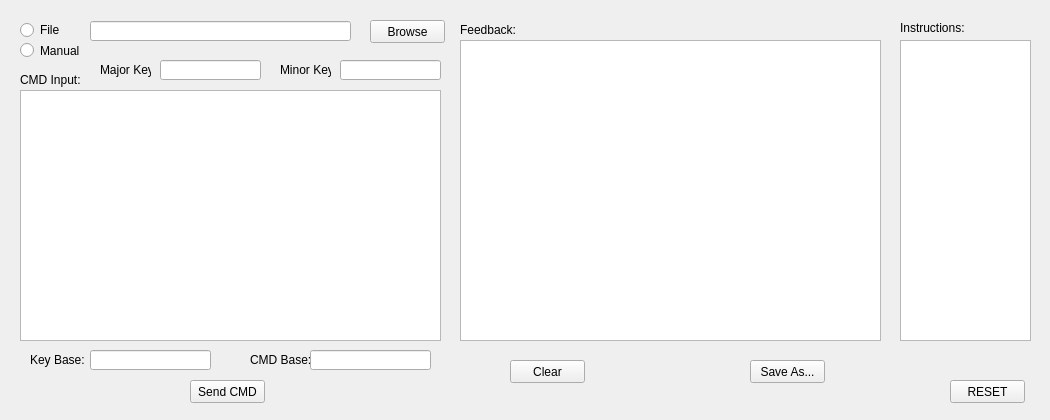
<?xml version="1.0" encoding="UTF-8"?>
<ui version="4.0">
 <class>GUI_CUSTOM_CMD</class>
 <widget class="QWidget" name="GUI_CUSTOM_CMD">
  <property name="geometry">
   <rect>
    <x>0</x>
    <y>0</y>
    <width>1050</width>
    <height>420</height>
   </rect>
  </property>
  <property name="sizePolicy">
   <sizepolicy hsizetype="Preferred" vsizetype="Preferred">
    <horstretch>0</horstretch>
    <verstretch>0</verstretch>
   </sizepolicy>
  </property>
  <property name="windowTitle">
   <string>Form</string>
  </property>
  <widget class="QLabel" name="MinorKey_Label">
   <property name="geometry">
    <rect>
     <x>280</x>
     <y>60</y>
     <width>51</width>
     <height>20</height>
    </rect>
   </property>
   <property name="text">
    <string>Minor Key:</string>
   </property>
  </widget>
  <widget class="QLabel" name="CustomCMD_Label">
   <property name="geometry">
    <rect>
     <x>20</x>
     <y>70</y>
     <width>81</width>
     <height>20</height>
    </rect>
   </property>
   <property name="text">
    <string>CMD Input:</string>
   </property>
  </widget>
  <widget class="QLineEdit" name="MinorKey_LineEdit">
   <property name="geometry">
    <rect>
     <x>340</x>
     <y>60</y>
     <width>101</width>
     <height>20</height>
    </rect>
   </property>
  </widget>
  <widget class="QLabel" name="KeyBase_Label">
   <property name="geometry">
    <rect>
     <x>30</x>
     <y>350</y>
     <width>61</width>
     <height>20</height>
    </rect>
   </property>
   <property name="text">
    <string>Key Base:</string>
   </property>
  </widget>
  <widget class="QLabel" name="CustomCMDBase_Label">
   <property name="geometry">
    <rect>
     <x>250</x>
     <y>350</y>
     <width>61</width>
     <height>20</height>
    </rect>
   </property>
   <property name="text">
    <string>CMD Base:</string>
   </property>
  </widget>
  <widget class="QLabel" name="Feedback_Label">
   <property name="geometry">
    <rect>
     <x>460</x>
     <y>20</y>
     <width>81</width>
     <height>20</height>
    </rect>
   </property>
   <property name="text">
    <string>Feedback:</string>
   </property>
  </widget>
  <widget class="QPlainTextEdit" name="CustomCMD_PlainText">
   <property name="geometry">
    <rect>
     <x>20</x>
     <y>90</y>
     <width>421</width>
     <height>251</height>
    </rect>
   </property>
   <property name="readOnly">
    <bool>false</bool>
   </property>
   <property name="plainText">
    <string/>
   </property>
  </widget>
  <widget class="QPlainTextEdit" name="Feedback_PlainText">
   <property name="geometry">
    <rect>
     <x>460</x>
     <y>40</y>
     <width>421</width>
     <height>301</height>
    </rect>
   </property>
   <property name="undoRedoEnabled">
    <bool>false</bool>
   </property>
   <property name="readOnly">
    <bool>true</bool>
   </property>
   <property name="textInteractionFlags">
    <set>Qt::LinksAccessibleByMouse|Qt::TextSelectableByMouse</set>
   </property>
  </widget>
  <widget class="QLabel" name="Instructions_Label">
   <property name="geometry">
    <rect>
     <x>900</x>
     <y>20</y>
     <width>71</width>
     <height>16</height>
    </rect>
   </property>
   <property name="text">
    <string>Instructions:</string>
   </property>
  </widget>
  <widget class="QPlainTextEdit" name="Instructions_PlainText">
   <property name="geometry">
    <rect>
     <x>900</x>
     <y>40</y>
     <width>131</width>
     <height>301</height>
    </rect>
   </property>
   <property name="frameShape">
    <enum>QFrame::StyledPanel</enum>
   </property>
   <property name="frameShadow">
    <enum>QFrame::Sunken</enum>
   </property>
   <property name="undoRedoEnabled">
    <bool>false</bool>
   </property>
   <property name="textInteractionFlags">
    <set>Qt::LinksAccessibleByMouse|Qt::TextSelectableByMouse</set>
   </property>
   <property name="backgroundVisible">
    <bool>false</bool>
   </property>
  </widget>
  <widget class="QLineEdit" name="FilePath_LineEdit">
   <property name="geometry">
    <rect>
     <x>90</x>
     <y>21</y>
     <width>261</width>
     <height>20</height>
    </rect>
   </property>
  </widget>
  <widget class="QPushButton" name="BrowseFile_Button">
   <property name="geometry">
    <rect>
     <x>370</x>
     <y>20</y>
     <width>75</width>
     <height>23</height>
    </rect>
   </property>
   <property name="text">
    <string>Browse</string>
   </property>
   <property name="autoDefault">
    <bool>false</bool>
   </property>
  </widget>
  <widget class="QRadioButton" name="File_Radio">
   <property name="geometry">
    <rect>
     <x>20</x>
     <y>20</y>
     <width>51</width>
     <height>20</height>
    </rect>
   </property>
   <property name="text">
    <string>File</string>
   </property>
   <attribute name="buttonGroup">
    <string notr="true">cmdSelect</string>
   </attribute>
  </widget>
  <widget class="QRadioButton" name="Manual_Radio">
   <property name="geometry">
    <rect>
     <x>20</x>
     <y>40</y>
     <width>61</width>
     <height>21</height>
    </rect>
   </property>
   <property name="text">
    <string>Manual</string>
   </property>
   <attribute name="buttonGroup">
    <string notr="true">cmdSelect</string>
   </attribute>
  </widget>
  <widget class="QLineEdit" name="KeyBase_LineEdit">
   <property name="geometry">
    <rect>
     <x>90</x>
     <y>350</y>
     <width>121</width>
     <height>20</height>
    </rect>
   </property>
  </widget>
  <widget class="QLineEdit" name="CustomCMDBase_LineEdit">
   <property name="geometry">
    <rect>
     <x>310</x>
     <y>350</y>
     <width>121</width>
     <height>20</height>
    </rect>
   </property>
  </widget>
  <widget class="QLabel" name="MajorKey_Label">
   <property name="geometry">
    <rect>
     <x>100</x>
     <y>60</y>
     <width>51</width>
     <height>20</height>
    </rect>
   </property>
   <property name="text">
    <string>Major Key:</string>
   </property>
  </widget>
  <widget class="QLineEdit" name="MajorKey_LineEdit">
   <property name="geometry">
    <rect>
     <x>160</x>
     <y>60</y>
     <width>101</width>
     <height>20</height>
    </rect>
   </property>
  </widget>
  <widget class="QPushButton" name="ResetGUI_Button">
   <property name="geometry">
    <rect>
     <x>950</x>
     <y>380</y>
     <width>75</width>
     <height>23</height>
    </rect>
   </property>
   <property name="text">
    <string>RESET</string>
   </property>
   <property name="autoDefault">
    <bool>false</bool>
   </property>
  </widget>
  <widget class="QPushButton" name="SendCustomCMD_Button">
   <property name="geometry">
    <rect>
     <x>190</x>
     <y>380</y>
     <width>75</width>
     <height>23</height>
    </rect>
   </property>
   <property name="text">
    <string>Send CMD</string>
   </property>
   <property name="autoDefault">
    <bool>false</bool>
   </property>
  </widget>
  <widget class="QPushButton" name="ClearFeedback_Button">
   <property name="geometry">
    <rect>
     <x>510</x>
     <y>360</y>
     <width>75</width>
     <height>23</height>
    </rect>
   </property>
   <property name="text">
    <string>Clear</string>
   </property>
   <property name="autoDefault">
    <bool>false</bool>
   </property>
  </widget>
  <widget class="QPushButton" name="SaveFeedback_Button">
   <property name="geometry">
    <rect>
     <x>750</x>
     <y>360</y>
     <width>75</width>
     <height>23</height>
    </rect>
   </property>
   <property name="text">
    <string>Save As...</string>
   </property>
   <property name="autoDefault">
    <bool>false</bool>
   </property>
  </widget>
 </widget>
 <resources/>
 <connections/>
 <buttongroups>
  <buttongroup name="cmdSelect"/>
 </buttongroups>
</ui>
